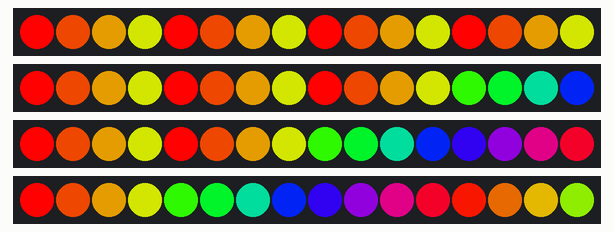
The sketch below on a simulated Arduino Uno, built with avr-gcc and run on an emulated ATmega328P. Parts: 4 × 16 RGB LEDs in strip order, left to right.

Above: at 0.15 s.
At 1.72 s:
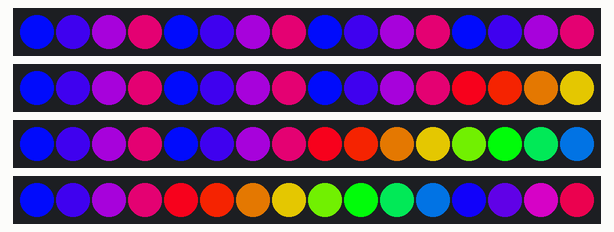
At 3.6 s:
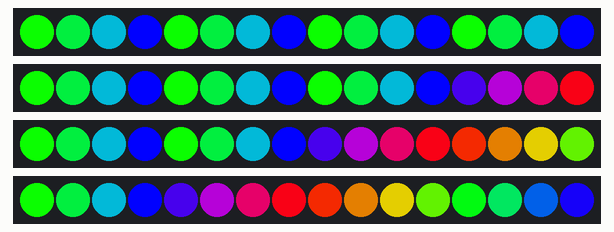
At 7.35 s:
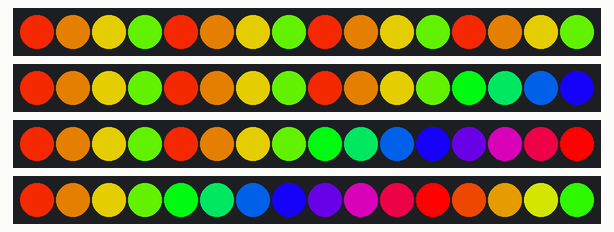
At 11.11 s:
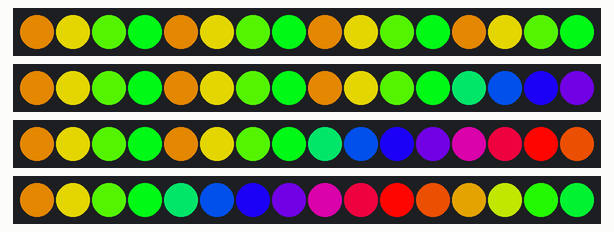
At 14.86 s:
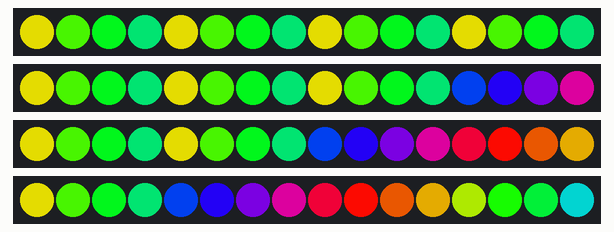

Measured:
- by itself, everything shown: repeats every 14.1 s, in 45 steps

The sketch:

ESP8285_LED.ino
```cpp
#include <FastLED.h>
#include <colorutils.h>

#define NUM_LEDS 16 //Number of LEDs testing
#define NUM_STRIPS 4

#define LED_TYPE PL9823
CRGB leds[NUM_LEDS][NUM_STRIPS];
void setup() {
  FastLED.addLeds<PL9823, 12>(leds[0], NUM_LEDS);
  FastLED.addLeds<PL9823, 14>(leds[1], NUM_LEDS);
  FastLED.addLeds<PL9823, 4>(leds[2], NUM_LEDS);
  FastLED.addLeds<PL9823, 15>(leds[3], NUM_LEDS);
  }

long iters = 0;
void loop() {
  //Below is self explanatory probably.
  fill_rainbow(leds[0],NUM_LEDS,(iters*2)%360,(int)360/16);
  fill_rainbow(leds[1],NUM_LEDS,(iters*2)%360,(int)360/16);
  fill_rainbow(leds[2],NUM_LEDS,(iters*2)%360,(int)360/16);
  fill_rainbow(leds[3],NUM_LEDS,(iters*2)%360,(int)360/16);
  FastLED.show(); //This updates the changes made to the LEDs
  iters++;
  delay(15);
}
```
